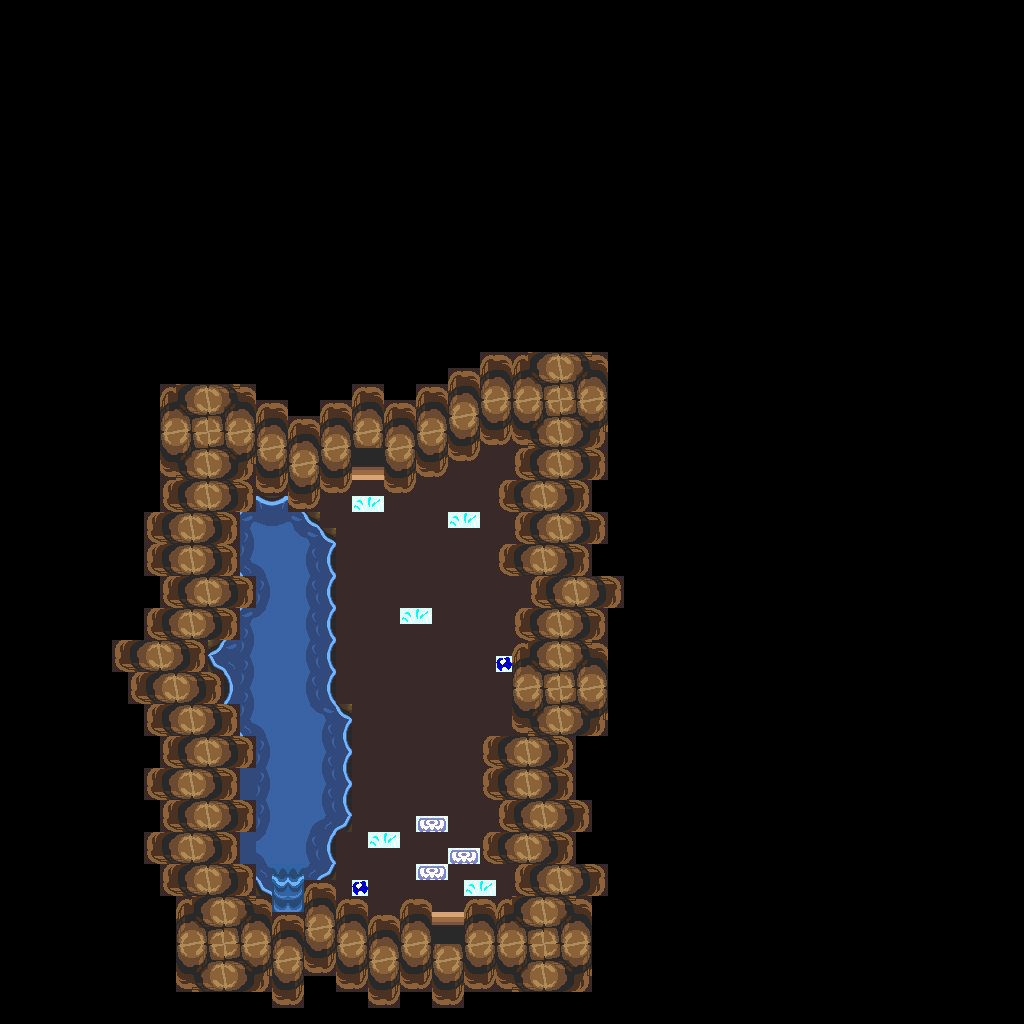

Rendered tile map (Tiled .tmx) drawn with the repository's tilesets; below, a short description and the map source with its tile grids summarised:
An orthogonal 64x64 tile map with 16x16 px tiles, 1 tile layer (base), 2 hidden layers not drawn.

<map version="1.10" tiledversion="1.12.1" orientation="orthogonal" renderorder="right-down" width="64" height="64" tilewidth="16" tileheight="16" infinite="0" nextlayerid="4" nextobjectid="1">
 <tileset firstgid="1" source="../classiciphone_pics4.tsx" />
 <layer id="1" name="base" width="64" height="64">
  <data>[4096 cells, 4096 non-empty, 72 distinct tile ids]</data>
 </layer>
 <layer id="2" name="collision" width="64" height="64" visible="0">
  <properties><property name="collision" value="true" /></properties>
  <data>[4096 cells, 3678 non-empty, 1 distinct tile ids]</data>
 </layer>
 <layer id="3" name="water" width="64" height="64" visible="0">
  <properties><property name="terrain" value="water" /></properties>
  <data>[4096 cells, 139 non-empty, 1 distinct tile ids]</data>
 </layer>
</map>
